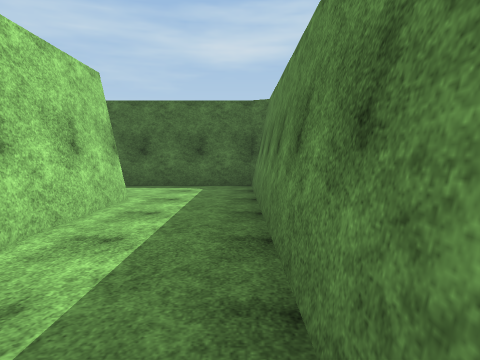
[1] (above)

17 first-person views from a walk through a scene from a Unity 3-D project. The camera is 1.3 m above the floor, tilts 4° down and sees 70° across. The floor is counted in squares, 2 m on a side. Each view is taken from the middle of a square. On the plan, view 1 faces up. The plan holds only what a view shows up to about 10 squares ahead; the rest is blank. The place goes on beyond the plan. The player character is not drawn. Some animated figures are not drawn. Surface patterns are stand-ins for the level's own textures.

[2]
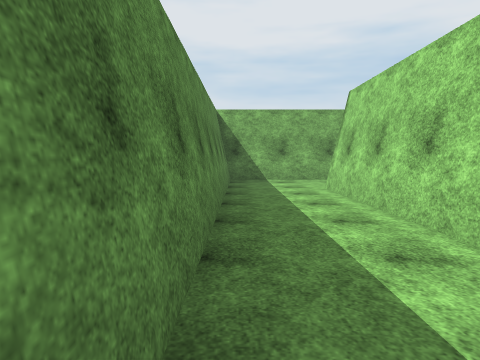

[3]
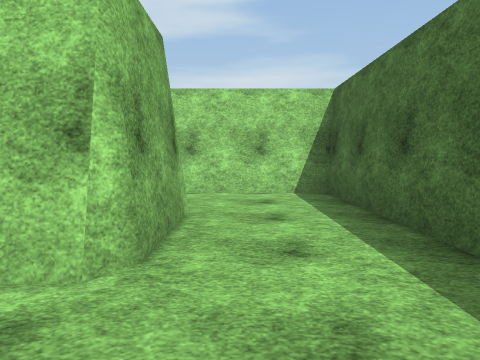

[4]
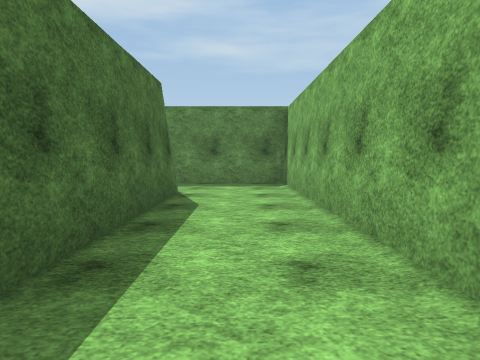

[5]
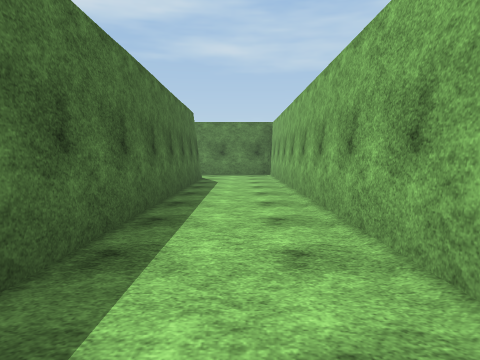

[6]
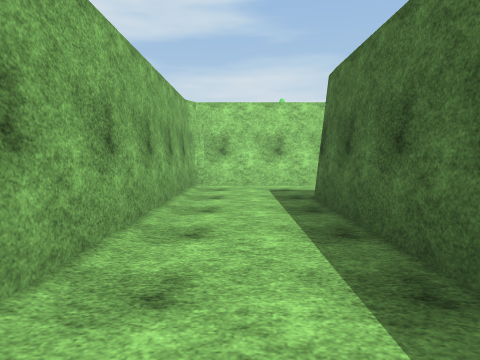

[7]
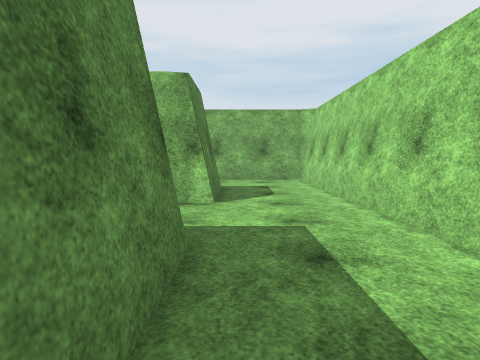

[8]
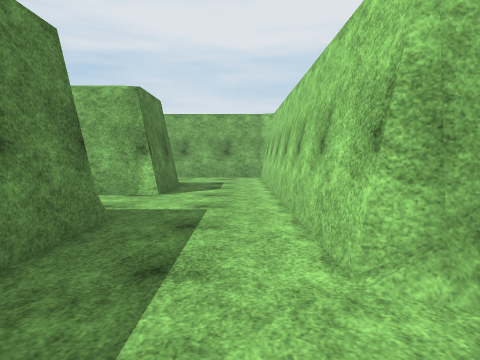

[9]
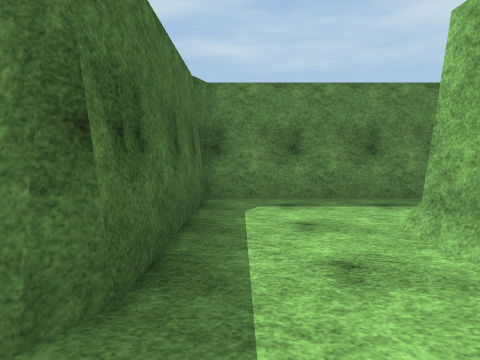

[10]
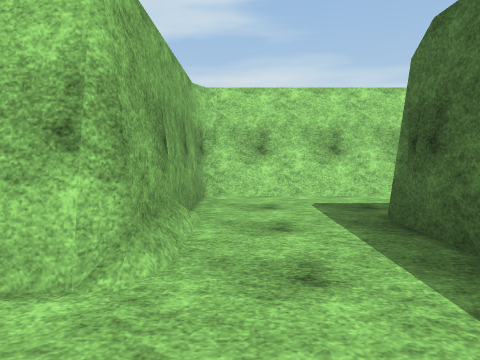

[11]
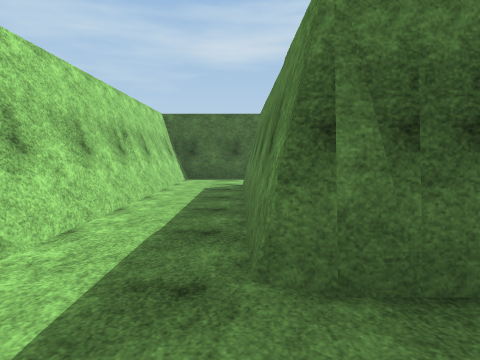

[12]
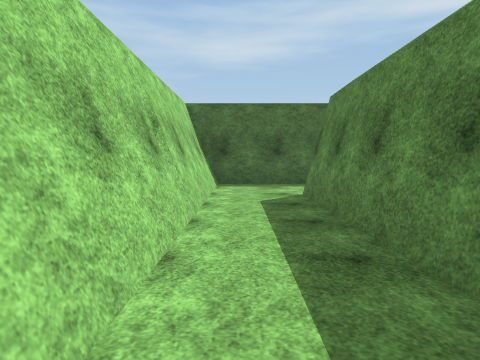

[13]
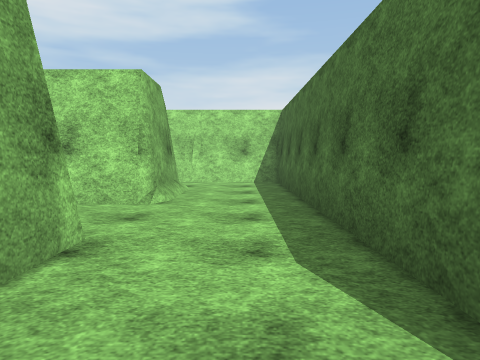

[14]
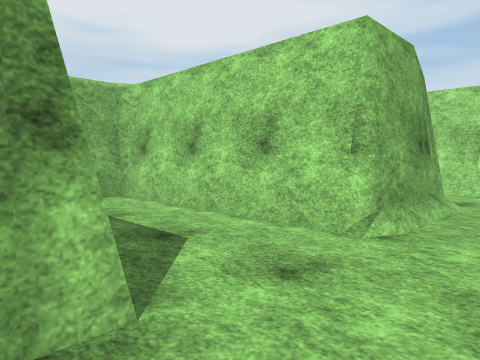

[15]
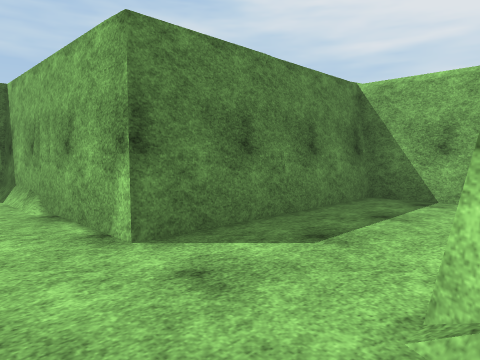

[16]
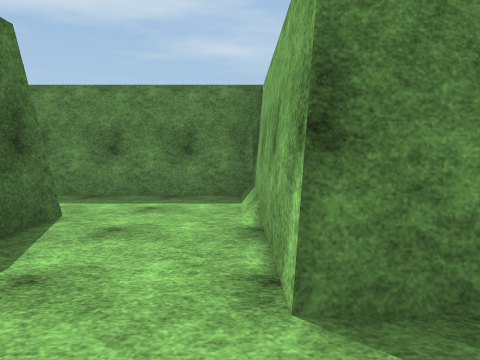

[17]
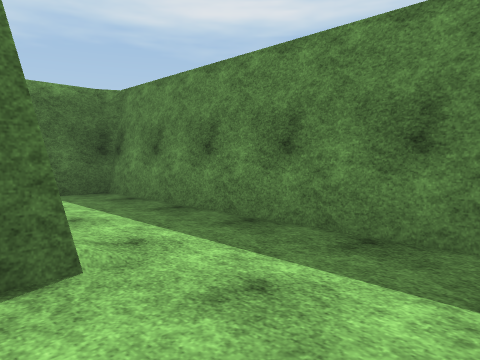

### Floor plan
Points are (right, up) in squares from view 1. A wall is a line through its corners. A room is listed if a view was taken in it or the views show most of it. See-through windows are left out.
Room 1 (views 1, 2, 3, 4, 5, 6)
walls: (-4.1, 5.4) (-1.8, 5.4); (-2.2, 5.4) (-1.8, 5.2) (-1.8, -0.8) (-12.2, -0.8); (-14.7, -0.5) (-14.7, -3) (0.3, -3) (0.3, 7.6) (-6.1, 7.6) (-6.1, 4.9)
ways out: opening at (-13.5, 0.5) to room 6
Room 2 (views 7, 8, 9, 10, 11, 12)
walls: (-16.6, 7.6) (-16.9, 7.7) (-16.9, 13.7); (-15.1, 5.4) (-14.7, 5.2); (-12.5, 3.6) (-12.5, 7.6) (-16.9, 7.6); (-18.9, 12) (-18.9, 5.4) (-14.7, 5.4) (-14.7, 3.4); (-18.6, 13.5) (-18.6, 5.4); (-18.9, 13.6) (-18.9, 13)
ways out: opening at (-18, 13) to room 5; opening at (-13.5, 4.5) to room 6
Room 3 (view 13)
walls: (-10.6, 13.7) (-8.2, 13.7) (-8.2, 20.1) (-9.4, 20.1)
ways out: opening at (-11.5, 15) to room 4
Room 4 (views 14, 16, 17)
walls: (-14.9, 13.7) (-14.7, 13.6) (-14.7, 9.6) (-12.5, 9.6) (-12.5, 13.7) (-10.6, 13.7); (-10.4, 16) (-14.4, 16)
ways out: opening at (-11.5, 15) to room 3; opening at (-15, 15) to room 5
Room 5 (view 15)
walls: (-16.9, 13.7) (-14.9, 13.7); (-18.6, 16) (-18.6, 13.5); (-18.9, 14) (-18.8, 13.5); (-14.4, 16) (-18.9, 16) (-18.9, 13.8)
low walls: (-16.2, 13.9) (-15.5, 13.9)
ways out: opening at (-18, 13) to room 2; opening at (-15, 15) to room 4
Room 6 (no view inside)
walls: (-14.7, 3.4) (-14.7, -0.5); (-12.5, -0.7) (-12.5, 1.2) (-11.4, 1.2)
ways out: opening at (-13.5, 0.5) to room 1; opening at (-13.5, 4.5) to room 2; opening at (-11.5, 2.5)

Where each view was taken, in squares from view 1:
view 1: 0 up, 0 right, facing up
view 2: 6 up, 0 right, facing down
view 3: 6 up, 0 right, facing left
view 4: 2 down, 8 left, facing right
view 5: 2 down, 12 left, facing right
view 6: 2 down, 7 left, facing left
view 7: 6 up, 13 left, facing down
view 8: 7 up, 14 left, facing down
view 9: 7 up, 18 left, facing right
view 10: 6 up, 13 left, facing left
view 11: 6 up, 17 left, facing up
view 12: 8 up, 18 left, facing up
view 13: 15 up, 10 left, facing left
view 14: 15 up, 12 left, facing down-left
view 15: 15 up, 15 left, facing down-right
view 16: 14 up, 14 left, facing right
view 17: 14 up, 11 left, facing up-right
